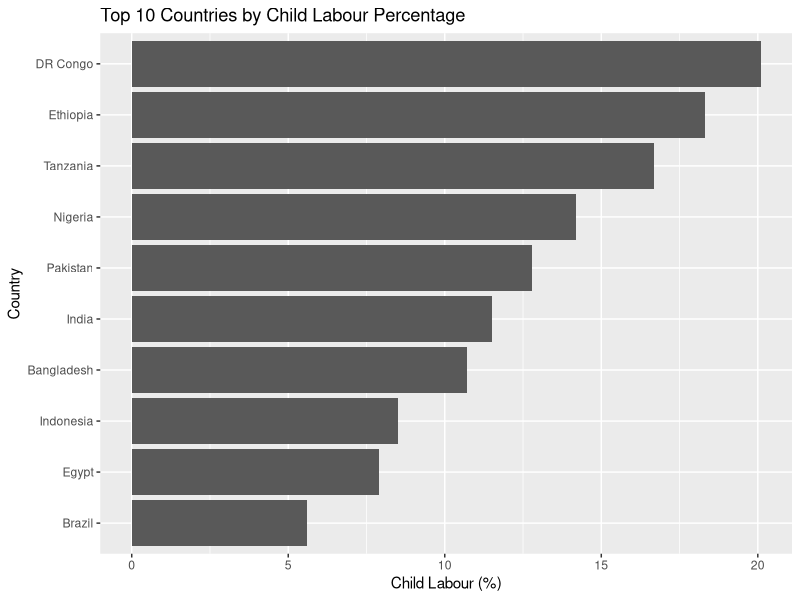
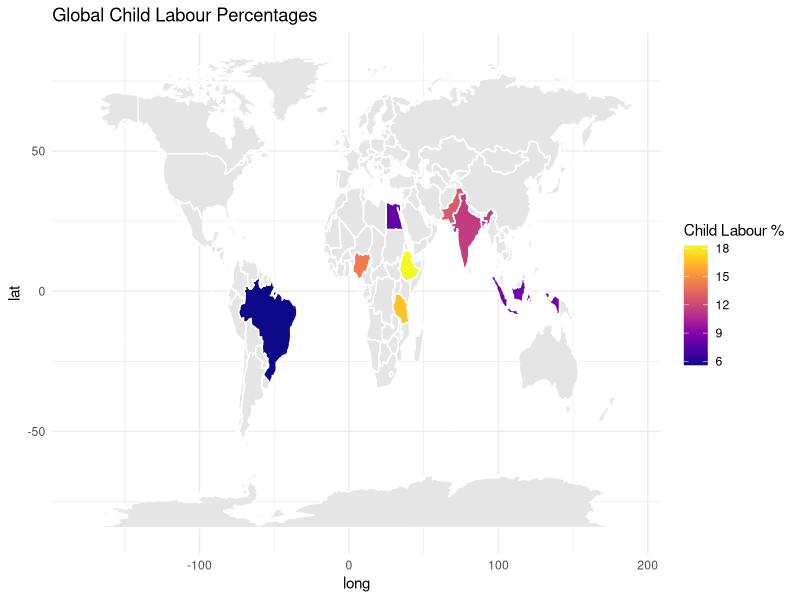
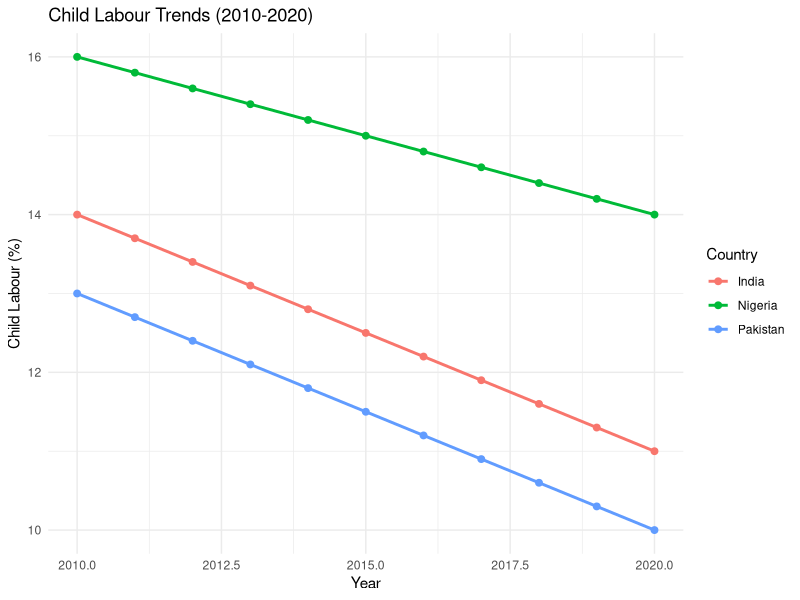
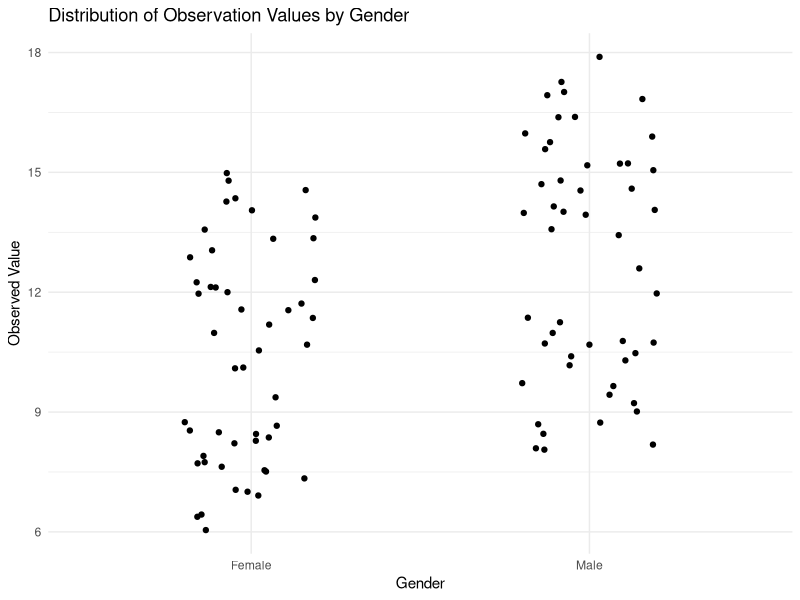

Recreate these plots in R, in order.
## ---- chunk 1
library(tidyverse)
library(ggplot2)
library(maps)
library(viridis)

# Data for Top 10 countries
child_labour_country <- tibble(
  country = c("India", "Nigeria", "Pakistan", "Bangladesh", "Ethiopia", "DR Congo", "Indonesia", "Tanzania", "Egypt", "Brazil"),
  child_labour_percent = c(11.5, 14.2, 12.8, 10.7, 18.3, 20.1, 8.5, 16.7, 7.9, 5.6)
)

# World data
world_data <- map_data("world")
world_child_labour <- child_labour_country

# Time series data
time_series_data <- tibble(
  year = rep(2010:2020, times = 3),
  country = rep(c("India", "Nigeria", "Pakistan"), each = 11),
  child_labour_percent = c(
    seq(14, 11, length.out = 11),
    seq(16, 14, length.out = 11),
    seq(13, 10, length.out = 11)
  )
)

# Gender-based data
gender_labour_data <- tibble(
  sex = rep(c("Male", "Female"), each = 50),
  obs_value = c(runif(50, 8, 18), runif(50, 6, 15))
)
## ---- chunk 2
ggplot(child_labour_country, aes(x = reorder(country, child_labour_percent), y = child_labour_percent)) +
  geom_col() +
  coord_flip() +
  labs(title = "Top 10 Countries by Child Labour Percentage", x = "Country", y = "Child Labour (%)")
## ---- chunk 3
map_plot_data <- world_data %>%
  left_join(world_child_labour, by = c("region" = "country"))

ggplot(map_plot_data, aes(long, lat, group = group)) +
  geom_polygon(aes(fill = child_labour_percent), color = "white") +
  scale_fill_viridis(option = "C", na.value = "grey90") +
  labs(title = "Global Child Labour Percentages", fill = "Child Labour %") +
  theme_minimal()
## ---- chunk 4
ggplot(time_series_data, aes(x = year, y = child_labour_percent, color = country)) +
  geom_line(size = 1) +
  geom_point(size = 2) +
  labs(title = "Child Labour Trends (2010-2020)", x = "Year", y = "Child Labour (%)", color = "Country") +
  theme_minimal()
## ---- chunk 5
ggplot(gender_labour_data, aes(x = sex, y = obs_value)) +
  geom_jitter(width = 0.2, height = 0) +
  labs(title = "Distribution of Observation Values by Gender", x = "Gender", y = "Observed Value") +
  theme_minimal()
